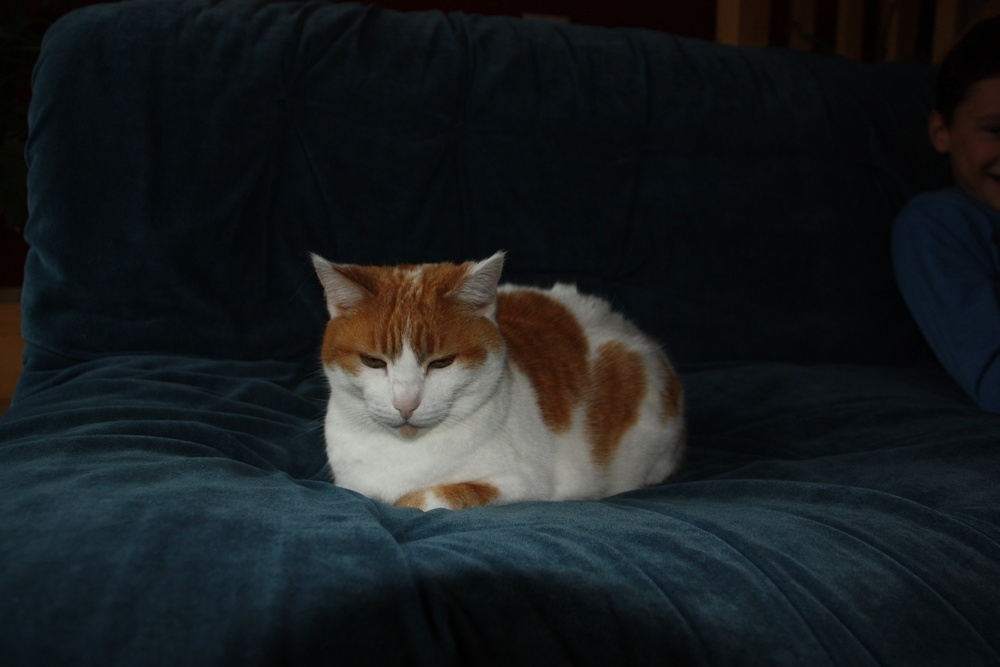
#> input picture pictures/2015-05-01-3648.JPG, 1000 x 667 px, shrunk from 4272 x 2848 before the run
$ python catDetector.py
#> lines starting #> are read from the running program, lines starting #| are printed output that depends on the picture; after the words box and inside, x2 and y2 are one past the last pixel; in counts of white or black regions, pixels touching at a corner belong together
import cv2

# Initializing a haar cascade
face_cascade = cv2.CascadeClassifier('./classifier/haarcascade_frontalcatface.xml')

# reads frames from a image
img = cv2.imread("./pictures/2015-05-01-3648.JPG")
#> img is the input picture: shape (667, 1000, 3); mean B, G, R 31.5, 29.4, 25.2

# convert to gray scale of each frames
gray = cv2.cvtColor(img, cv2.COLOR_BGR2GRAY)
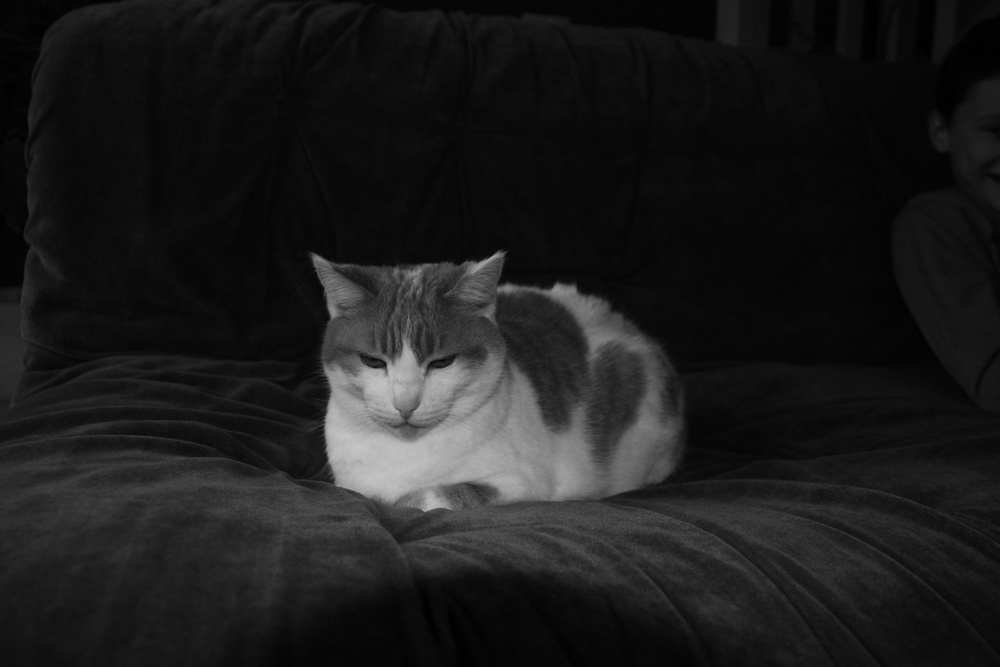
#> gray: shape (667, 1000); min 0, max 200, mean 28.4

# Detects faces of different sizes in the input image
faces = face_cascade.detectMultiScale(gray, scaleFactor=1.3, minNeighbors=10, minSize=(75, 75))
#> faces = [[336, 305, 142, 142]]

for (x, y, w, h) in faces:
    # To draw a rectangle in a face
    cv2.rectangle(img, (x, y), (x + w, y + h), (0,0,255), 3)
    cv2.rectangle(img, (x, y - 40), (x + w, y), (0,0,255), -1)
    cv2.putText(img, "Cat", (x, y - 10), cv2.FONT_HERSHEY_SIMPLEX, 0.7, (255, 255, 255), 2)
#> this loop made 1 pass
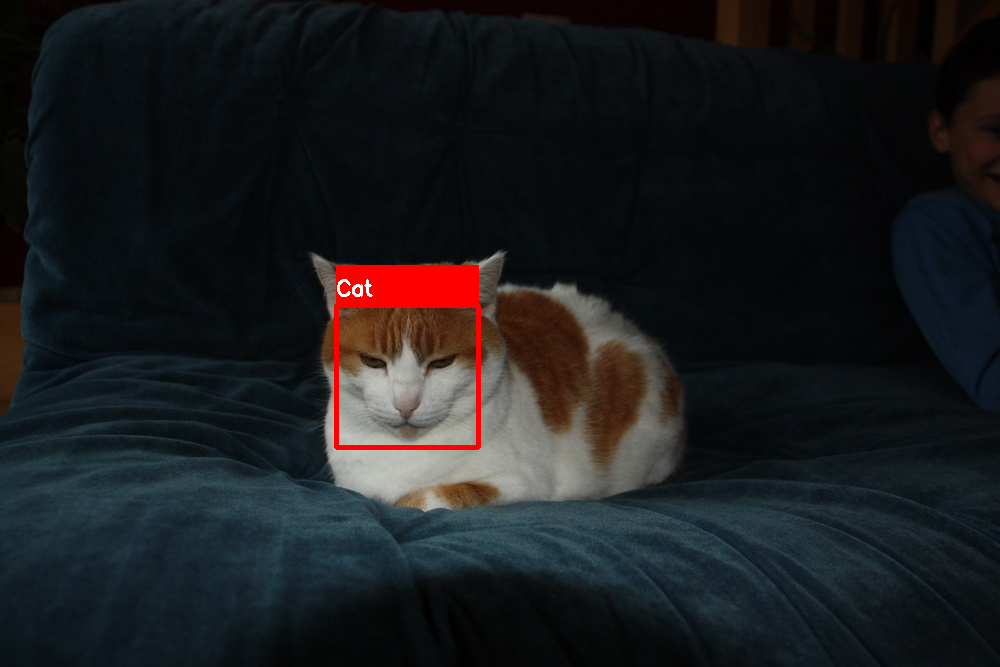
#> img: shape (667, 1000, 3); 1.24% of pixels changed, all inside (x1, y1, x2, y2) = (334, 265, 481, 450)

# Display an image in a window
cv2.imshow('img', img)
cv2.waitKey(0)
cv2.destroyAllWindows()
